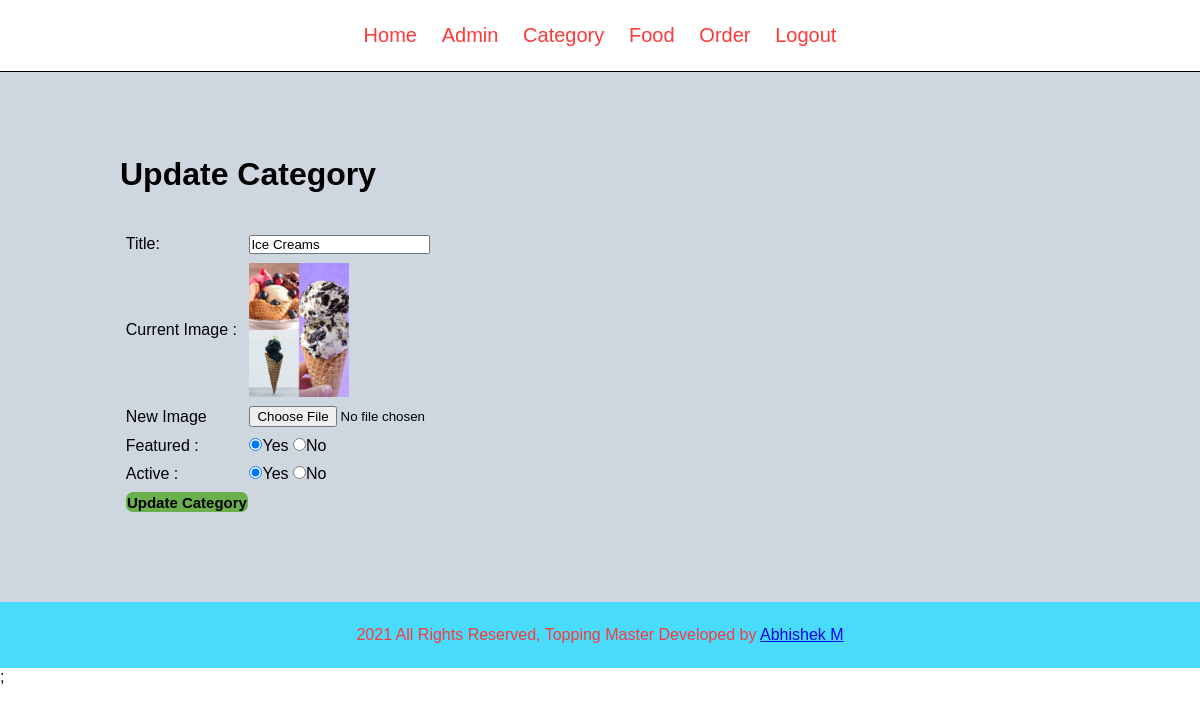
The app's page /admin/update-category.php?id=14 (signed in) with its own data.
### tables this page shows
CREATE TABLE `tbl_category` (
  `id` int(10) UNSIGNED NOT NULL,
  `title` varchar(100) NOT NULL,
  `image_name` varchar(255) NOT NULL,
  `featured` varchar(10) NOT NULL,
  `active` varchar(10) NOT NULL
);

### admin/update-category.php (the view, shortened to what this page needs)
<?php include('partial/menu.php');?>
<div class="main-content">
    <div class="wrapper">
        <h1>Update Category</h1>
        <br><br>
        <?php
            if(isset($_GET['id']))
            {
                $id = $_GET['id'];
                $sql = "SELECT * FROM tbl_category WHERE id=$id";
                $res = mysqli_query($conn,$sql);
                $count = mysqli_num_rows($res);
                if($count==1)
                {
                    $row = mysqli_fetch_assoc($res);
                    $title = $row['title'];
                    $current_image = $row['image_name'];
                    $featured = $row['featured'];
                    $active = $row['active'];
                }
                else
                {
                    $_SESSION['no-category-found'] = "<div class='error'>Category Not Found</div>";
                    header('location:'.SITEURL.'admin/manage-category.php');
                }
            }
            else
            {
                header('location:'.SITEURL.'admin/manage-category.php');
            }
        ?>
        <form action="" method="POST" enctype="multipart/form-data">
            <table class="tbl-30">
                <tr>
                    <td>Title:</td>
                    <td>
                        <input type="text" name="title" value="<?php echo $title ?>" >
                    </td>
                </tr>
                <tr>
                    <td>Current Image : </td>
                    <td>
                        <?php
                            if($current_image !="")
                            {
                                ?>
                                    <img src="<?php echo SITEURL;?>images/category/<?php echo $current_image;?> "  width="100px" >
                                <?php
                            }
                            else
                            {
                                echo "<div class='error'>Image not added</div>";
                            }
                        ?>
                    </td>
                </tr>
                <tr>
                    <td>New Image</td>
                    <td>
                        <input type="file" name="image" id="">
                    </td>
                </tr>
                <tr>
                    <td>Featured : </td>
                    <td>
                        <input <?php if($featured=="Yes"){echo "checked";} ?> type="radio" name="featured" value="Yes">Yes
                        <input <?php if($featured=="No"){echo "checked";} ?> type="radio" name="featured" value="No">No
                    </td>
                </tr>
                <tr>
                    <td>Active : </td>
                    <td>
                        <input <?php if($active=="Yes"){echo "checked";} ?> type="radio" name="active" value="Yes">Yes
                        <input <?php if($active=="No"){echo "checked";} ?> type="radio" name="active" value="No">No
                    </td>
                </tr>
                <tr>
                    <td>
                        <input type="submit" name="submit" value="Update Category" class="btn btn-secondary">
                    </td>
                </tr>
            </table>
        </form>
    </div>
</div>
<?php include('partial/footer.php')?>;

### css/owner.css (style rules this page uses)
* { margin: 0; padding: 0; font-family: Arial, Helvetica, sans-serif; }
.wrapper { width: 80%; padding:2%; margin: 0 auto; }
.tbl-30 { width:40%; }
table tr td { padding: 1%; text-align: left; }
.btn { padding: 1%; border: none; font-size: 15px; border-radius:7px; }
.btn-secondary { background-color: #6ab04c; padding: 1%; color: black; text-decoration: none; font-weight: bold; }
.main-content { background-color: #ced6e0; padding: 5% 0; }

### records on screen
tbl_category: title "Ice Creams", image_name (picture), featured "☑", active "☑"
